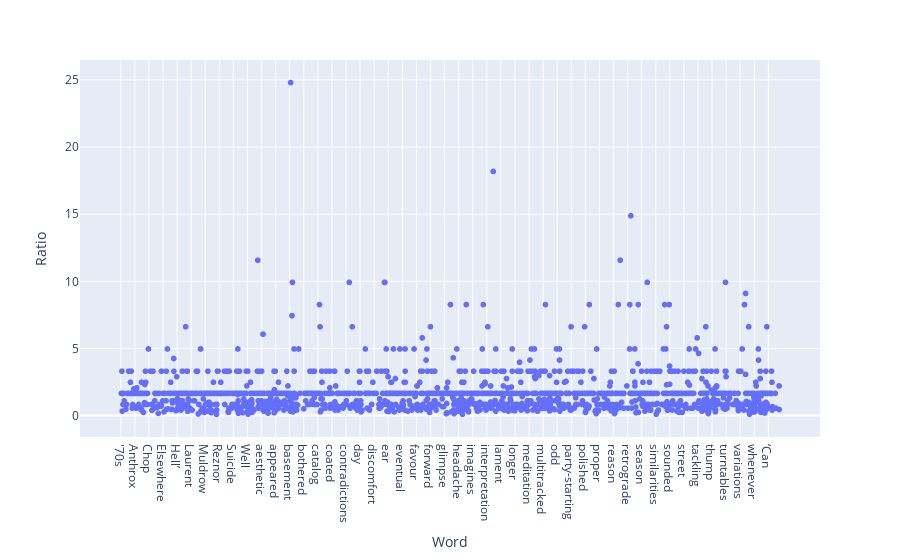

The notebook cell saved with this chart:
### Code cell


### Figure 1 — Plotly figure (JSON) as saved in the notebook; plotly's stock layout.template omitted (floating-point values rounded to 4 significant figures; data arrays with more than 128 entries replaced by an {"elided": "..."} marker saying what was removed)
{"data": [{"hovertemplate": "Word=%{x}<br>Ratio=%{y}<extra></extra>", "legendgroup": "", "marker": {"color": "#636efa", "symbol": "circle"}, "mode": "markers", "name": "", "showlegend": false, "type": "scattergl", "x": {"elided": "7157 str values"}, "xaxis": "x", "y": {"elided": "7157 float values"}, "yaxis": "y"}], "layout": {"autosize": true, "legend": {"tracegroupgap": 0}, "margin": {"t": 60}, "xaxis": {"anchor": "y", "autorange": true, "categoryorder": "total descending", "domain": [0, 1], "range": [-433.6, 7590.0], "title": {"text": "Word"}, "type": "category"}, "yaxis": {"anchor": "x", "autorange": true, "domain": [0, 1], "range": [-1.952, 26.84], "title": {"text": "Ratio"}, "type": "linear"}}}
